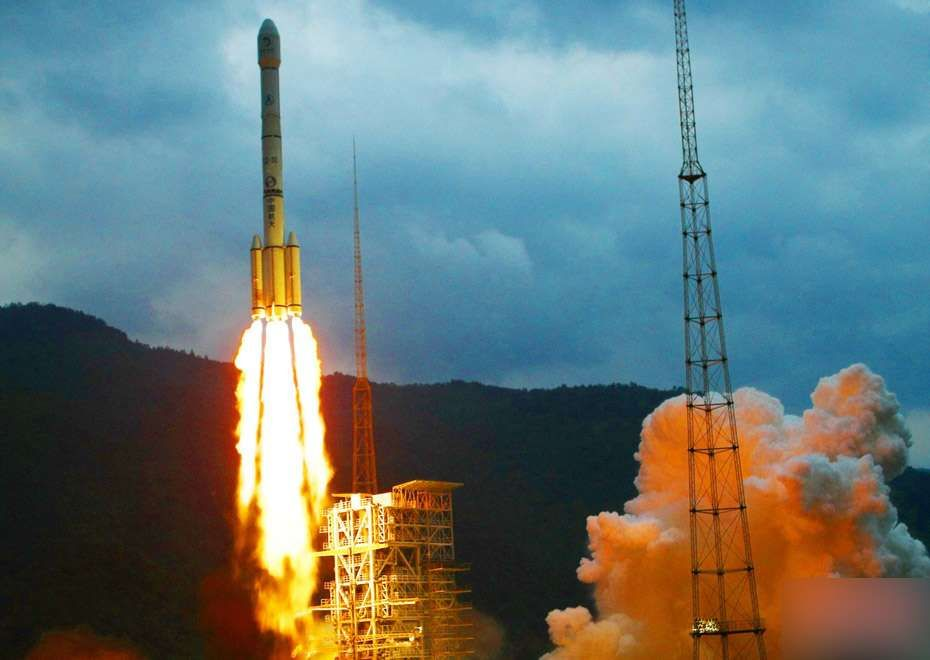
%> input picture ms_ssim/huo.jpg, 930 x 660 px
$ octave test.m   (GNU Octave 9; MATLAB toolbox functions it lacks are replaced by stand-ins)
%> lines starting %> are read from the running program, lines starting %| are printed output that depends on the picture
### ms_ssim/ssim_mscale_new.m
function overall_mssim = ssim_mscale_new(img1, img2, K, window, level, weight, method)

% Multi-scale Structural Similarity Index (MS-SSIM)
% Z. Wang, E. P. Simoncelli and A. C. Bovik, "Multi-scale structural similarity
% for image quality assessment," Invited Paper, IEEE Asilomar Conference on
% Signals, Systems and Computers, Nov. 2003

if (nargin < 2 | nargin > 7)
   overall_mssim = -Inf;
   return;
end

if (~exist('K'))
   K = [0.01 0.03];
end

if (~exist('window'))
   window = fspecial('gaussian', 11, 1.5);
end

if (~exist('level'))
   level = 5;
end

if (~exist('weight'))
   weight = [0.0448 0.2856 0.3001 0.2363 0.1333];
end

if (~exist('method'))
   method = 'product';
end

if (size(img1) ~= size(img2))
   overall_mssim = -Inf;
   return;
end

[M N] = size(img1);
if ((M < 11) | (N < 11))
   overall_mssim = -Inf;
   return
end

if (length(K) ~= 2)
   overall_mssim = -Inf;
   return;
end

if (K(1) < 0 | K(2) < 0)
   overall_mssim = -Inf;
   return;
end

[H W] = size(window);

if ((H*W)<4 | (H>M) | (W>N))
   overall_mssim = -Inf;
   return;
end

if (level < 1)
   overall_mssim = -Inf;
   return
end


min_img_width = min(M, N)/(2^(level-1));
max_win_width = max(H, W);
if (min_img_width < max_win_width)
   overall_mssim = -Inf;
   return;
end

if (length(weight) ~= level | sum(weight) == 0)
   overall_mssim = -Inf;
   return;
end

if (method ~= 'wtd_sum' & method ~= 'product')
   overall_mssim = -Inf;
   return;
end

downsample_filter = ones(2)./4;
im1 = rgb2gray(img1);
im2 = rgb2gray(img2);
for l = 1:level
   [mssim_array(l) ssim_map_array{l} mcs_array(l) cs_map_array{l}] = ssim_index_new(im1, im2, K, window);
   [M N] = size(im1);
   filtered_im1 = filter2(downsample_filter, im1, 'valid');
   filtered_im2 = filter2(downsample_filter, im2, 'valid');
   clear im1, im2;
   im1 = filtered_im1(1:2:M-1, 1:2:N-1);
   im2 = filtered_im2(1:2:M-1, 1:2:N-1);
   ds_img_array1{l} = im1;
   ds_img_array2{l} = im2;
end

if (method == 'product')
%   overall_mssim = prod(mssim_array.^weight);
   overall_mssim = prod(mcs_array(1:level-1).^weight(1:level-1))*mssim_array(level);
else
   weight = weight./sum(weight);
   overall_mssim = sum(mcs_array(1:level-1).*weight(1:level-1)) + mssim_array(level);
end

### ms_ssim/ssim_index_new.m
function [mssim, ssim_map, mcs, cs_map] = ssim_index_new(img1, img2, K, window)

if (nargin < 2 | nargin > 4)
   ssim_index = -Inf;
   ssim_map = -Inf;
   return;
end

if (size(img1) ~= size(img2))
   ssim_index = -Inf;
   ssim_map = -Inf;
   return;
end

[M N] = size(img1);

if (nargin == 2)
   if ((M < 11) | (N < 11))
	   ssim_index = -Inf;
	   ssim_map = -Inf;
      return
   end
   window = fspecial('gaussian', 11, 1.5);	%
   K(1) = 0.01;										% default settings
   K(2) = 0.03;										%
end

if (nargin == 3)
   if ((M < 11) | (N < 11))
	   ssim_index = -Inf;
	   ssim_map = -Inf;
      return
   end
   window = fspecial('gaussian', 11, 1.5);
   if (length(K) == 2)
      if (K(1) < 0 | K(2) < 0)
		   ssim_index = -Inf;
   		ssim_map = -Inf;
	   	return;
      end
   else
	   ssim_index = -Inf;
   	ssim_map = -Inf;
	   return;
   end
end

if (nargin == 4)
   [H W] = size(window);
   if ((H*W) < 4 | (H > M) | (W > N))
	   ssim_index = -Inf;
	   ssim_map = -Inf;
      return
   end
   if (length(K) == 2)
      if (K(1) < 0 | K(2) < 0)
		   ssim_index = -Inf;
   		ssim_map = -Inf;
	   	return;
      end
   else
	   ssim_index = -Inf;
   	ssim_map = -Inf;
	   return;
   end
end

C1 = (K(1)*255)^2;
C2 = (K(2)*255)^2;
window = window/sum(sum(window));
img1  = double(img1);
img2  = double(img2);
mu1   = filter2(window, img1, 'valid');
mu2   = filter2(window, img2, 'valid');
mu1_sq = mu1.*mu1;
mu2_sq = mu2.*mu2;
mu1_mu2 = mu1.*mu2;
sigma1_sq = filter2(window, img1.*img1, 'valid') - mu1_sq;
sigma2_sq = filter2(window, img2.*img2, 'valid') - mu2_sq;
sigma12 = filter2(window, img1.*img2, 'valid') - mu1_mu2;

if (C1 > 0 & C2 > 0)
   ssim_map = ((2*mu1_mu2 + C1).*(2*sigma12 + C2))./((mu1_sq + mu2_sq + C1).*(sigma1_sq + sigma2_sq + C2));
   cs_map = (2*sigma12 + C2)./(sigma1_sq + sigma2_sq + C2);
else
   numerator1 = 2*mu1_mu2 + C1;
   numerator2 = 2*sigma12 + C2;
	denominator1 = mu1_sq + mu2_sq + C1;
   denominator2 = sigma1_sq + sigma2_sq + C2;

   ssim_map = ones(size(mu1));
   index = (denominator1.*denominator2 > 0);
   ssim_map(index) = (numerator1(index).*numerator2(index))./(denominator1(index).*denominator2(index));
   index = (denominator1 ~= 0) & (denominator2 == 0);
   ssim_map(index) = numerator1(index)./denominator1(index);

   cs_map = ones(size(mu1));
   index = denominator2 > 0;
   cs_map(index) = numerator2(index)./denominator2(index);
end

mssim = mean2(ssim_map);
mcs = mean2(cs_map);

return

### ms_ssim/test.m
img1 = double(imread('huo.jpg'));
%img2 = imnoise(im,'gaussian',0,10);
img2 = imnoise(img1,'poisson');
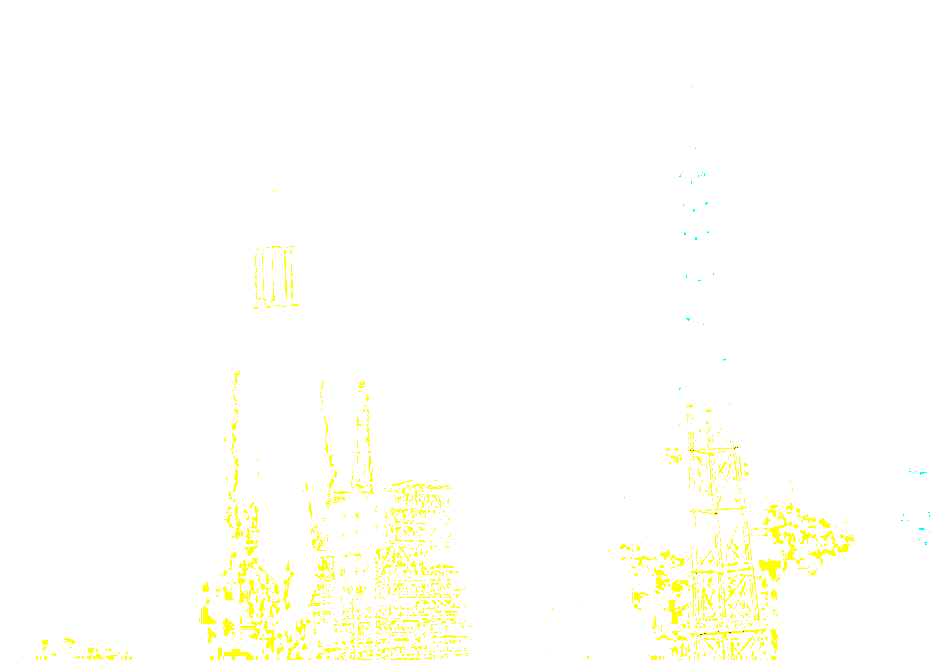
%> img2: size 660x930x3 double; mean R, G, B 1, 1, 0.977

K = [0.01 0.03];
winsize = 11;
sigma = 1.5;
window = fspecial('gaussian', winsize, sigma);
level = 5;
weight = [0.0448 0.2856 0.3001 0.2363 0.1333];
method = 'product';

msssim = ssim_mscale_new(img1, img2, K, window, level, weight, 'product')
%> in ssim_mscale_new, `im1 = rgb2gray(img1);`:
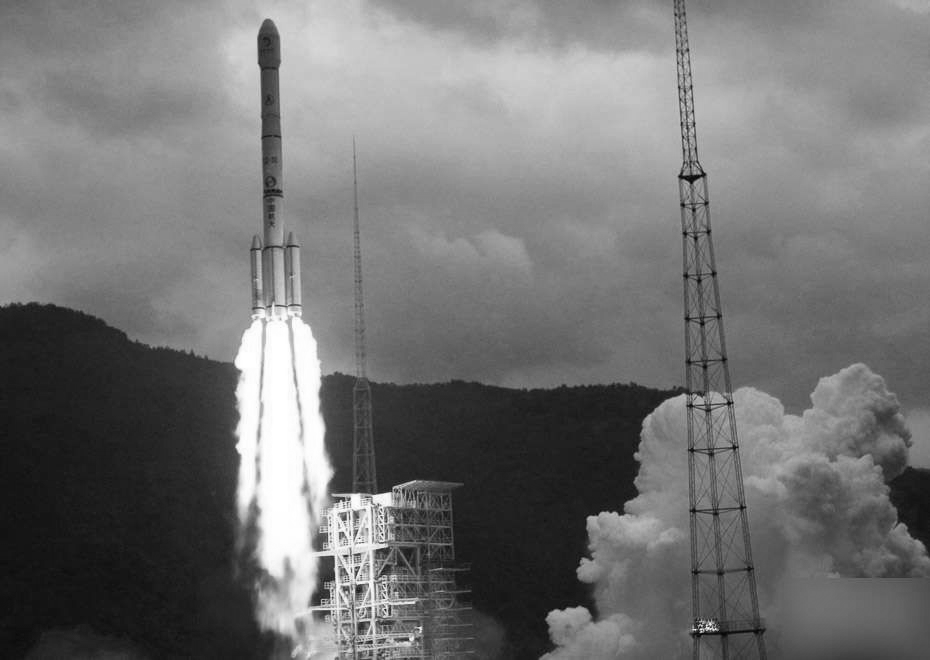
%> im1: size 660x930 double; min 4.19, max 255, mean 115.4
%> in ssim_mscale_new, `im2 = rgb2gray(img2);`:
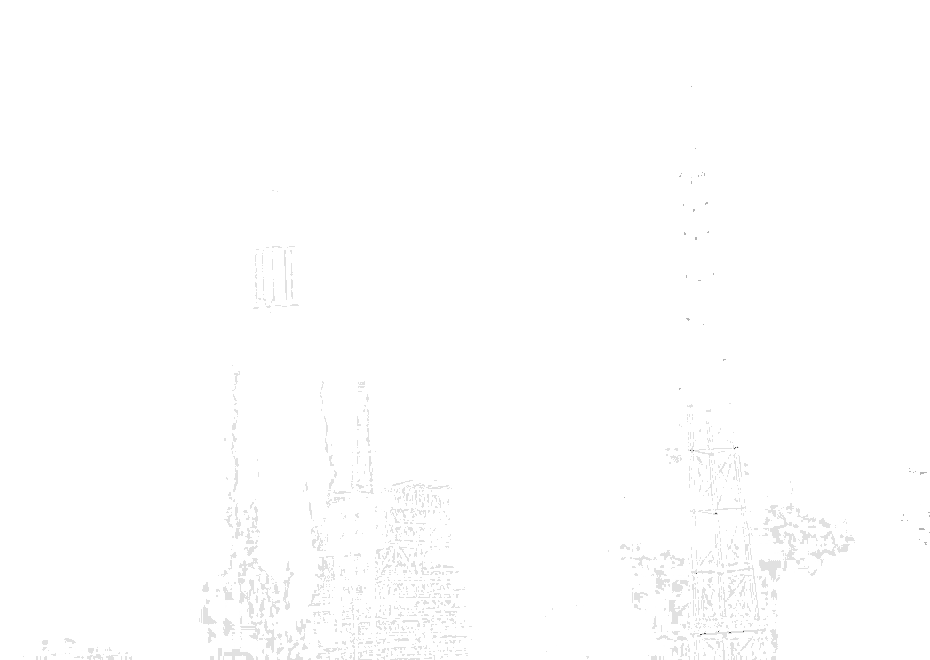
%> im2: size 660x930 double; min 0.299, max 1, mean 0.997
%> the loop in ssim_mscale_new, `for l = 1:level` made 5 passes
%> (mssim in ssim_index_new, mcs in ssim_index_new) on passes 1 to 5: (0.0237, 0.823), (0.0219, 0.753), (0.0194, 0.653), (0.0151, 0.503), (0.008, 0.294)
%> pass 1, in ssim_index_new, `mu1   = filter2(window, img1, 'valid');`:
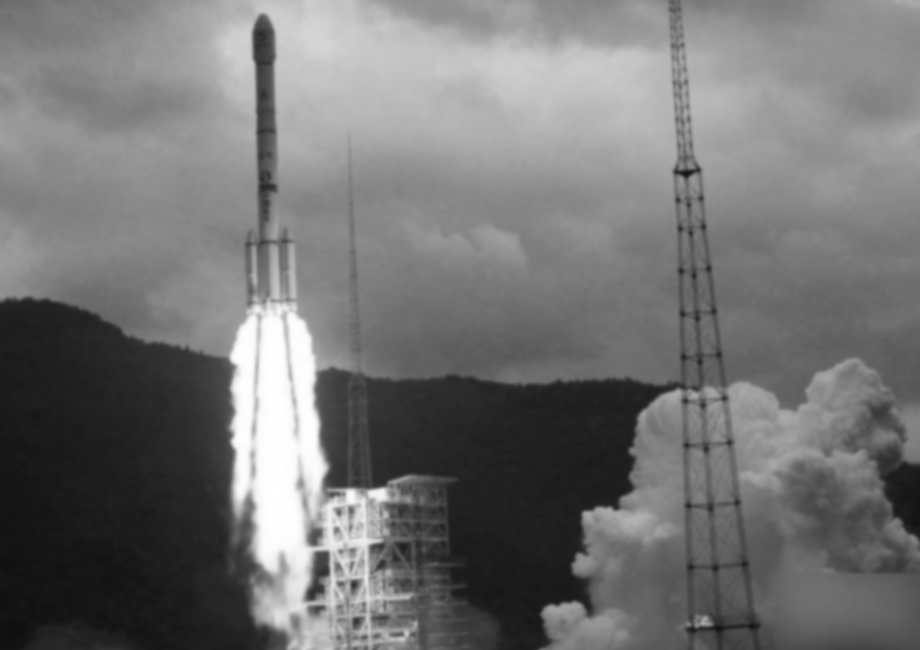
%> mu1: size 650x920 double; min 14.56, max 255, mean 115.7
%> pass 1, in ssim_index_new, `mu1_sq = mu1.*mu1;`:
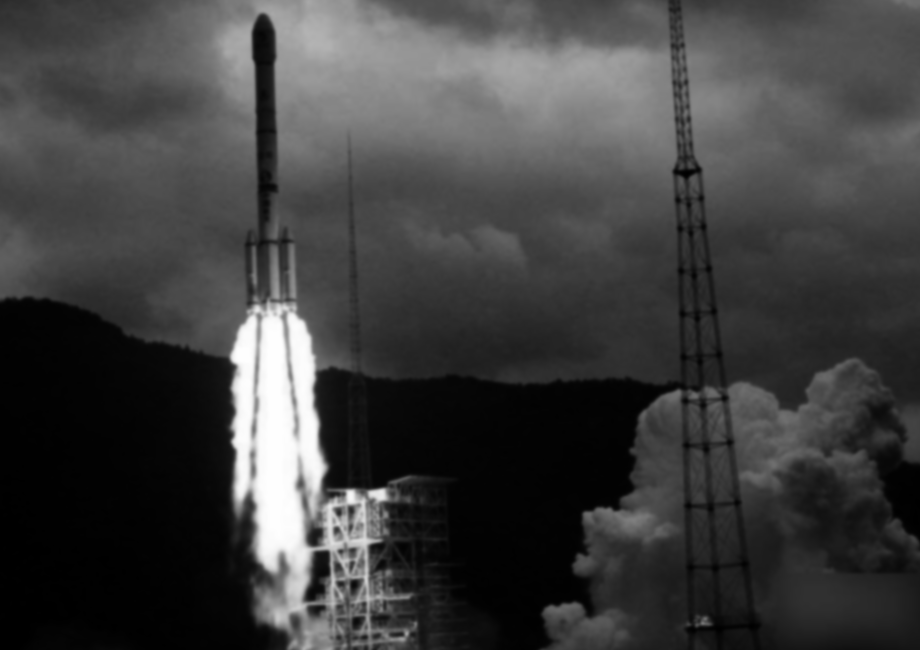
%> mu1_sq: size 650x920 double; min 212.1, max 65025, mean 16419.1; drawn with min black and max white
%> after the loop in ssim_mscale_new, `for l = 1:level`: cs_map_array = 5 items; mcs_array = [0.823 0.753 0.653 0.503 0.294]; mssim_array = [0.0237 0.0219 0.0194 0.0151 0.008]; ssim_map_array = 5 items
%> in ssim_mscale_new, `overall_mssim = prod(mcs_array(1:level-1).^weight(1:level-1))*mssim_ar..`: overall_mssim = 0.00547
%> msssim = 0.00547
